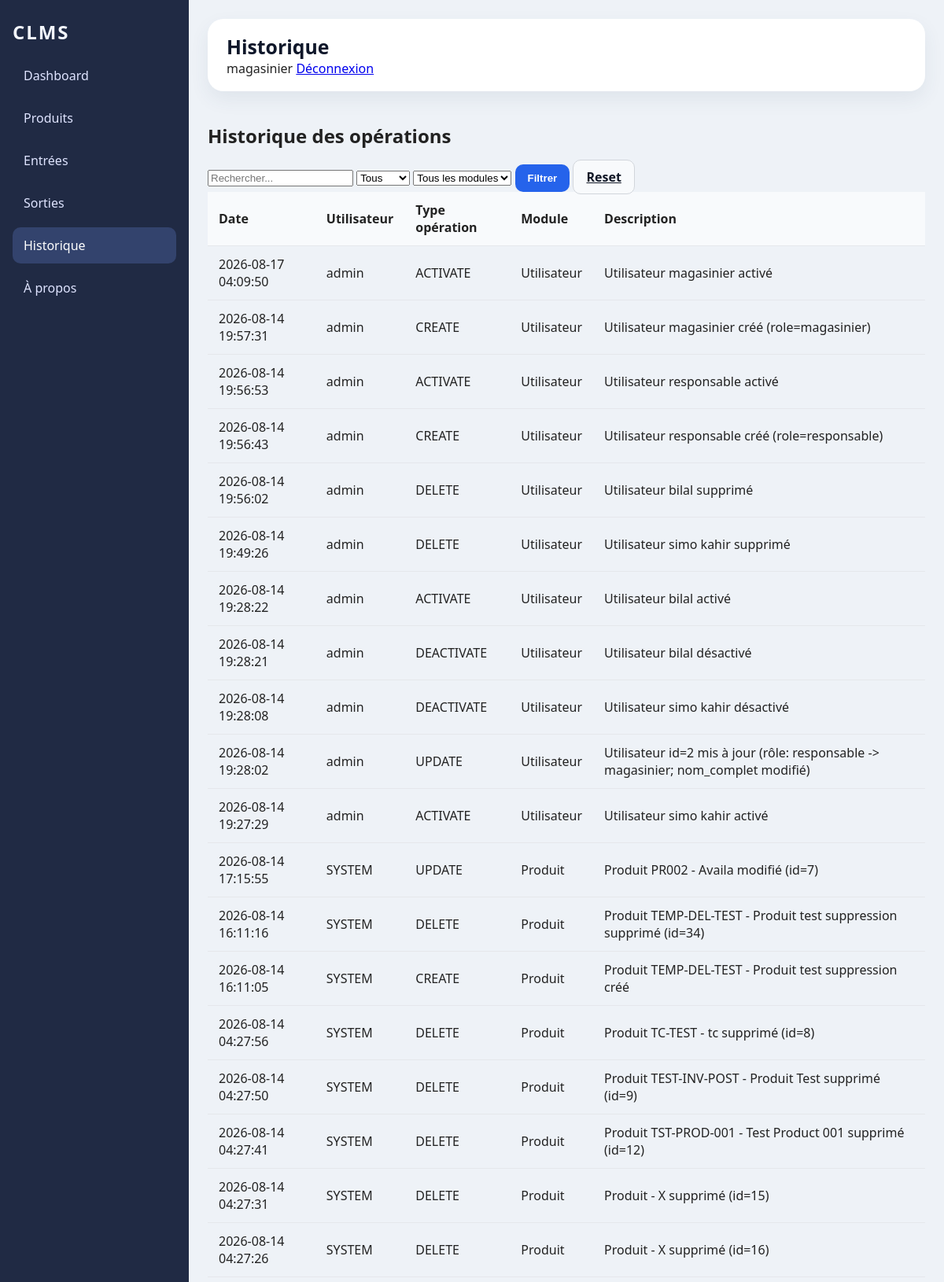
Page /historique (signed in, upper part) on the committed database.
### tables this page shows
CREATE TABLE historique(

            id INTEGER PRIMARY KEY AUTOINCREMENT,

            utilisateur TEXT,

            type_operation TEXT NOT NULL,

            module TEXT NOT NULL,

            description TEXT,

            date_operation TEXT NOT NULL

        );

### web_app.py (the view)
@app.route('/historique')
@require_role('admin', 'responsable', 'magasinier')
def historique():
    controller = HistoryController()
    query = request.args.get('q', '').strip()
    type_filter = request.args.get('type', 'Tous').strip()
    module_filter = request.args.get('module', '').strip()
    try:
        if query:
            historique = controller.rechercher(query)
        elif module_filter:
            historique = controller.get_history_module(module_filter)
        elif type_filter and type_filter != 'Tous':
            historique = controller.get_history_filtre(type_filter)
        else:
            historique = controller.get_history()
        modules = controller.get_modules_list()
        return render_template(
            'historique.html',
            title='Historique',
            active='historique',
            historique=historique,
            query=query,
            modules=modules,
            selected_module=module_filter
        )
    finally:
        controller.close()

### controllers/HistoryController.py (called while the page is built)
    def get_history(self):
        print(
            ">>> CONTROLLER : GET HISTORY"
        )
        return self.model.get_history()

    def get_modules_list(self):
        return self.model.get_modules_list()

    def close(self):
        print(
            ">>> FERMETURE HISTORY CONTROLLER"
        )
        self.model.close()
        print(
            "HISTORY CONTROLLER CLOSED"
        )

### controllers/user_controller.py (called while the page is built)
    def get_user_by_username(self, username):
        return self.db.get_user_by_username(username)

    def close(self):
        try:
            if getattr(self, 'db', None):
                self.db.close()
        except Exception:
            pass

### database/database.py (called while the page is built, shortened)
    @staticmethod
    def resolve_db_path(db_path: str = "database/clms.db") -> str:
        test_db_path = os.environ.get("CLMS_TEST_DB_PATH", "").strip()
        if test_db_path:
            resolved = test_db_path
            if not os.path.isabs(resolved):
                resolved = os.path.abspath(os.path.join(os.getcwd(), resolved))
            return resolved
        if not db_path:
            db_path = "database/clms.db"
        if not os.path.isabs(db_path):
            db_path = os.path.abspath(os.path.join(os.getcwd(), db_path))
        return db_path

    @staticmethod
    def get_safe_connection(db_path: str = None):
        resolved_path = Database.resolve_db_path(db_path or "database/clms.db")
        directory = os.path.dirname(resolved_path) or "."
        os.makedirs(directory, exist_ok=True)
        conn = sqlite3.connect(resolved_path, timeout=30)
        try:
            conn.execute("PRAGMA journal_mode=WAL;")
        except Exception:
            pass
        try:
            conn.execute("PRAGMA foreign_keys = ON;")
        except Exception:
            pass
        try:
            conn.execute("PRAGMA busy_timeout = 30000;")
        except Exception:
            pass
        return conn

    def close(self):
        if self.connection:
            self.connection.close()
            print("DATABASE CLOSED")

    def create_default_admin(self):
        self.cursor.execute(
            "SELECT id FROM users WHERE username = ?",
            ("admin",)
        )
        admin = self.cursor.fetchone()
        if admin is not None:
            return

### models/HistoryModel.py (called while the page is built)
    def close(self):
        if self.connection:
            self.connection.close()
            print(
                "HISTORY DATABASE CLOSED"
            )

### templates/historique.html (shortened to what this page needs)
{% extends 'base.html' %}
{% block content %}
  <h2>Historique des opérations</h2>
  <form method="get" class="history-filters" action="{{ url_for('historique') }}">
    <input type="search" name="q" placeholder="Rechercher..." value="{{ query or '' }}">
    <select name="type">
      <option value="Tous">Tous</option>
    </select>
    <select name="module">
      <option value="">Tous les modules</option>
    </select>
    <button type="submit" class="button primary">Filtrer</button>
    <a href="{{ url_for('historique') }}" class="button secondary">Reset</a>
  </form>
  <div class="table-scroll">
    <table class="table-full">
      <thead>
        <tr>
          <th>Date</th>
          <th>Utilisateur</th>
          <th>Type opération</th>
          <th>Module</th>
          <th>Description</th>
        </tr>
      </thead>
      <tbody>
        {% for h in historique %}
          <tr>
            <td>{{ h[4] }}</td>
            <td>{{ h[0] }}</td>
            <td>{{ h[1] }}</td>
            <td>{{ h[2] }}</td>
            <td>{{ h[3] }}</td>
          </tr>
        {% else %}
          <tr>
            <td colspan="5">Aucun enregistrement.</td>
          </tr>
        {% endfor %}
      </tbody>
    </table>
  </div>
{% endblock %}

### static/css/style.css (style rules this page uses)
:root { color-scheme: light; font-family: 'Segoe UI', Tahoma, Geneva, Verdana, sans-serif; background: #f6f7fb; color: #222; }
* { box-sizing: border-box; }
body { margin: 0; min-height: 100vh; background: #eef2f7; }
.table-full { width: 100%; border-collapse: collapse; }
.table-full th, .table-full td { text-align: left; padding: 12px 14px; border-bottom: 1px solid #e5e7eb; }
.table-full th { background: #f8fafc; }
* { --primary-blue: #2563eb; --dark-navy: #0f172a; --darker-navy: #0a0f1f; --hero-bg-start: #1e293b; --hero-bg-end: #0f172a; --card-bg: #ffffff; --text-primary: #1e293b; --text-secondary: #64748b; --border-light: #e2e8f0; --success-green: #22c55e; --error-red: #dc2626; --glass-white: rgba(255, 255, 255, 0.95); --glass-backdrop: rgba(15, 23, 42, 0.5); }

### static/css/clients.css (style rules this page uses)
.table-scroll { overflow-x: auto; }
.button { border: none; border-radius: 10px; padding: 10px 16px; cursor: pointer; font-weight: 600; }
.button.primary { background: #2563eb; color: white; }
.button.secondary { background: #f8fafc; color: #111827; border: 1px solid #d1d5db; }

### rows in the picture
historique: date_operation "2026-08-17 04:09:50", utilisateur "admin", type_operation "ACTIVATE", module "Utilisateur", description "Utilisateur magasinier activé"
historique: date_operation "2026-08-14 19:57:31", utilisateur "admin", type_operation "CREATE", module "Utilisateur", description "Utilisateur magasinier créé (role=magasinier)"
historique: date_operation "2026-08-14 19:56:53", utilisateur "admin", type_operation "ACTIVATE", module "Utilisateur", description "Utilisateur responsable activé"
historique: date_operation "2026-08-14 19:56:43", utilisateur "admin", type_operation "CREATE", module "Utilisateur", description "Utilisateur responsable créé (role=responsable)"
historique: date_operation "2026-08-14 19:56:02", utilisateur "admin", type_operation "DELETE", module "Utilisateur", description "Utilisateur bilal supprimé"
historique: date_operation "2026-08-14 19:49:26", utilisateur "admin", type_operation "DELETE", module "Utilisateur", description "Utilisateur simo kahir supprimé"
historique: date_operation "2026-08-14 19:28:22", utilisateur "admin", type_operation "ACTIVATE", module "Utilisateur", description "Utilisateur bilal activé"
historique: date_operation "2026-08-14 19:28:21", utilisateur "admin", type_operation "DEACTIVATE", module "Utilisateur", description "Utilisateur bilal désactivé"
historique: date_operation "2026-08-14 19:28:08", utilisateur "admin", type_operation "DEACTIVATE", module "Utilisateur", description "Utilisateur simo kahir désactivé"
historique: date_operation "2026-08-14 19:28:02", utilisateur "admin", type_operation "UPDATE", module "Utilisateur", description "Utilisateur id=2 mis à jour (rôle: responsable -> magasinier; nom_complet modifié)"
historique: date_operation "2026-08-14 19:27:29", utilisateur "admin", type_operation "ACTIVATE", module "Utilisateur", description "Utilisateur simo kahir activé"
historique: date_operation "2026-08-14 17:15:55", utilisateur "SYSTEM", type_operation "UPDATE", module "Produit", description "Produit PR002 - Availa modifié (id=7)"
historique: date_operation "2026-08-14 16:11:16", utilisateur "SYSTEM", type_operation "DELETE", module "Produit", description "Produit TEMP-DEL-TEST - Produit test suppression supprimé (id=34)"
historique: date_operation "2026-08-14 16:11:05", utilisateur "SYSTEM", type_operation "CREATE", module "Produit", description "Produit TEMP-DEL-TEST - Produit test suppression créé"
historique: date_operation "2026-08-14 04:27:56", utilisateur "SYSTEM", type_operation "DELETE", module "Produit", description "Produit TC-TEST - tc supprimé (id=8)"
historique: date_operation "2026-08-14 04:27:50", utilisateur "SYSTEM", type_operation "DELETE", module "Produit", description "Produit TEST-INV-POST - Produit Test supprimé (id=9)"
historique: date_operation "2026-08-14 04:27:41", utilisateur "SYSTEM", type_operation "DELETE", module "Produit", description "Produit TST-PROD-001 - Test Product 001 supprimé (id=12)"
historique: date_operation "2026-08-14 04:27:31", utilisateur "SYSTEM", type_operation "DELETE", module "Produit", description "Produit - X supprimé (id=15)"
historique: date_operation "2026-08-14 04:27:26", utilisateur "SYSTEM", type_operation "DELETE", module "Produit", description "Produit - X supprimé (id=16)"

### other values in the picture
{{ title if title else 'Dashboard' }} "Historique"
{{ session.get('username') }} "magasinier"
